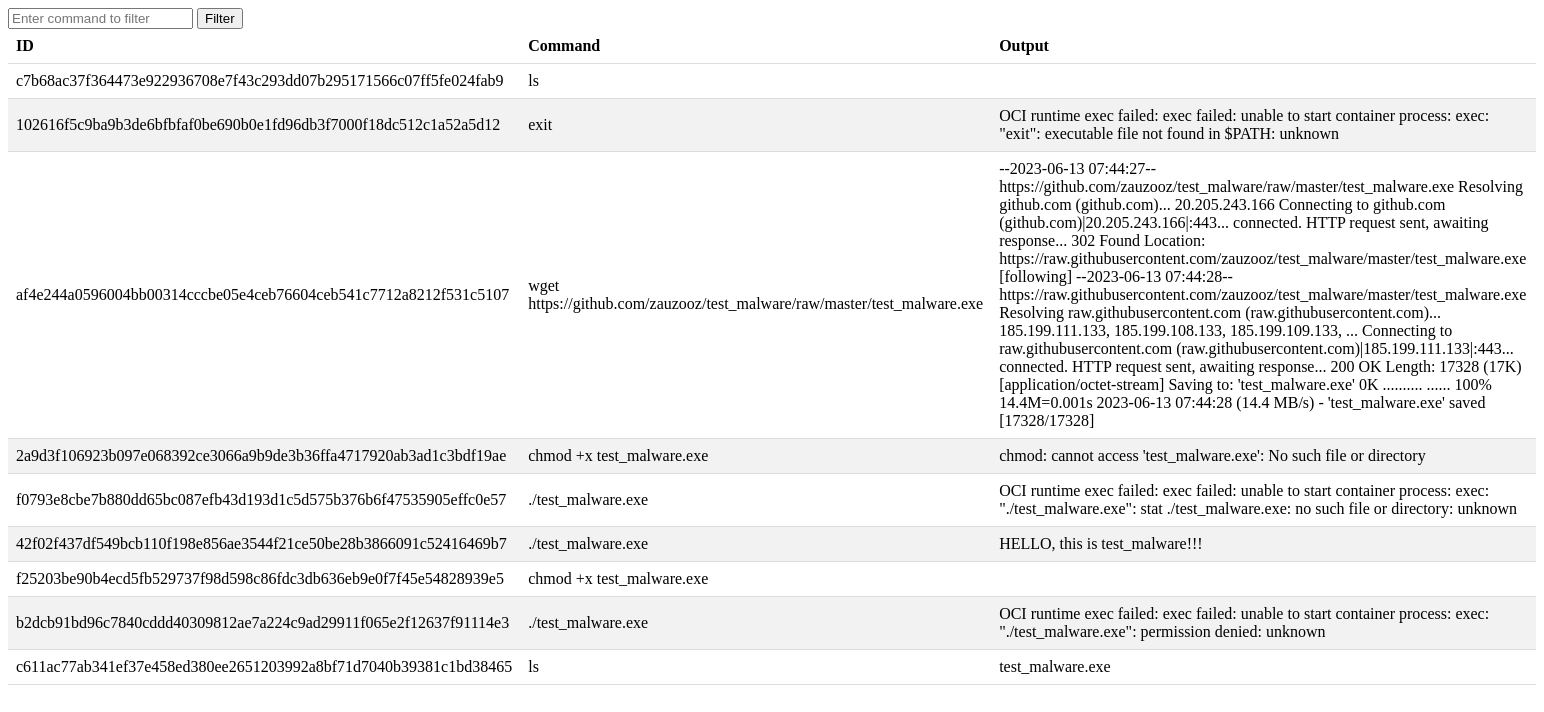
Before: / with the older database file.
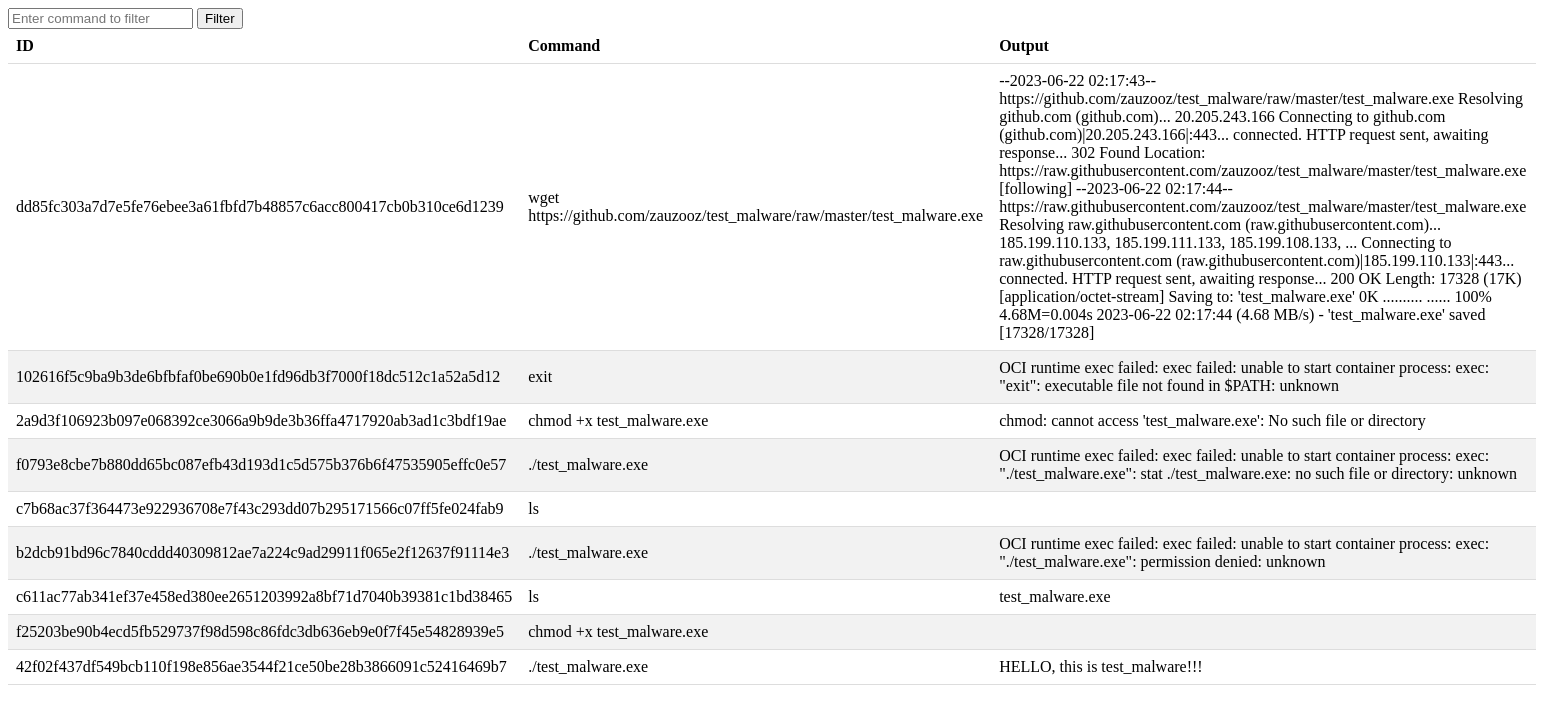
After: the same page with the newer database file.
### tables this page shows
CREATE TABLE KNOWLEDGE_DB (
                id TEXT PRIMARY KEY ,
                command TEXT,
                output TEXT
                );

### web_app.py (the view)
@app.route('/', methods=['GET', 'POST'])
def index():
    conn = get_db_connection()
    if request.method == 'POST':
        command = request.form['command']
        cursor = conn.execute('SELECT * FROM KNOWLEDGE_DB WHERE command LIKE ?', (f'%{command}%',))
    else:
        cursor = conn.execute('SELECT * FROM KNOWLEDGE_DB')
    rows = cursor.fetchall()
    conn.close()
    return render_template('index.html', data=rows)

### web_app.py (called while the page is built)
def get_db_connection():
    conn = sqlite3.connect('database/knowlege_base_command.db')
    conn.row_factory = sqlite3.Row
    return conn

### templates/index.html (shortened to what this page needs)
<!DOCTYPE html>
<html>
<head>
</head>
<body>
    <form method="post" action="/">
        <input type="text" name="command" placeholder="Enter command to filter">
        <input type="submit" value="Filter">
    </form>
    <table>
        <thead>
            <tr>
                <th>ID</th>
                <th>Command</th>
                <th>Output</th>
            </tr>
        </thead>
        <tbody>
            {% for row in data %}
            <tr>
                <td>{{ row['id'] }}</td>
                <td>{{ row['command'] }}</td>
                <td>{{ row['output'] }}</td>
            </tr>
            {% endfor %}
        </tbody>
    </table>
</body>
</html>

### templates/index.html (style rules this page uses)
table { border-collapse: collapse; width: 100%; }
th, td { padding: 8px; text-align: left; border-bottom: 1px solid #ddd; }
tr:nth-child(even) { background-color: #f2f2f2; }

Changed rows visible on the page:
removed KNOWLEDGE_DB: id "af4e244a0596004bb00314cccbe05e4ceb76604ceb541c7712a8212f531c5107", command "wget https://github.com/zauzooz/test_malware/raw/master/test_malware.exe", output "--2023-06-13 07:44:27-- https://github.com/zauzooz/test_malware/raw/master/test_malware.exe Resolving github.com (github.com)... 20.205.243.166 Connecting to github.com (github.com)|20.205.243.166|:443... connected. HTTP request sent, awaiting response... 302 Found Location: https://raw.githubusercontent.com/zauzooz/test_malware/master/test_malware.exe [following] --2023-06-13 07:44:28-- https://raw.githubusercontent.com/zauzooz/test_malware/master/test_malware.exe Resolving raw.githubusercontent.com (raw.githubusercontent.com)... 185.199.111.133, 185.199.108.133, 185.199.109.133, ... Connecting to raw.githubusercontent.com (raw.githubusercontent.com)|185.199.111.133|:443... connected. HTTP…"
added KNOWLEDGE_DB: id "dd85fc303a7d7e5fe76ebee3a61fbfd7b48857c6acc800417cb0b310ce6d1239", command "wget https://github.com/zauzooz/test_malware/raw/master/test_malware.exe", output "--2023-06-22 02:17:43-- https://github.com/zauzooz/test_malware/raw/master/test_malware.exe Resolving github.com (github.com)... 20.205.243.166 Connecting to github.com (github.com)|20.205.243.166|:443... connected. HTTP request sent, awaiting response... 302 Found Location: https://raw.githubusercontent.com/zauzooz/test_malware/master/test_malware.exe [following] --2023-06-22 02:17:44-- https://raw.githubusercontent.com/zauzooz/test_malware/master/test_malware.exe Resolving raw.githubusercontent.com (raw.githubusercontent.com)... 185.199.110.133, 185.199.111.133, 185.199.108.133, ... Connecting to raw.githubusercontent.com (raw.githubusercontent.com)|185.199.110.133|:443... connected. HTTP…"
shown differently, row unchanged: KNOWLEDGE_DB "c7b68ac37f364473e922936708e7f43c293dd07b295171566c07ff5fe024fab9": moves down the list
shown differently, row unchanged: KNOWLEDGE_DB "f25203be90b4ecd5fb529737f98d598c86fdc3db636eb9e0f7f45e54828939e5": moves down the list
shown differently, row unchanged: KNOWLEDGE_DB "42f02f437df549bcb110f198e856ae3544f21ce50be28b3866091c52416469b7": moves down the list
